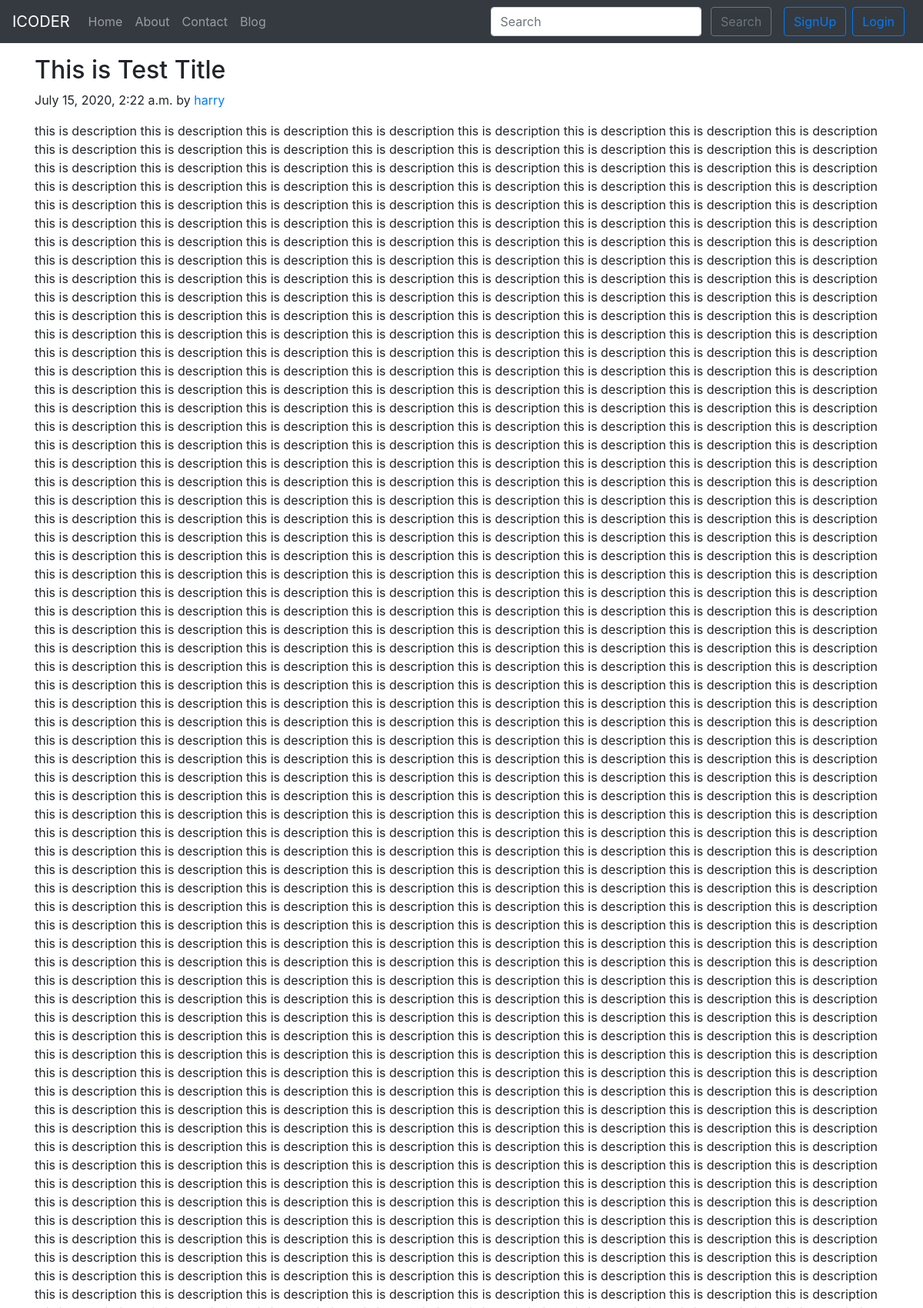
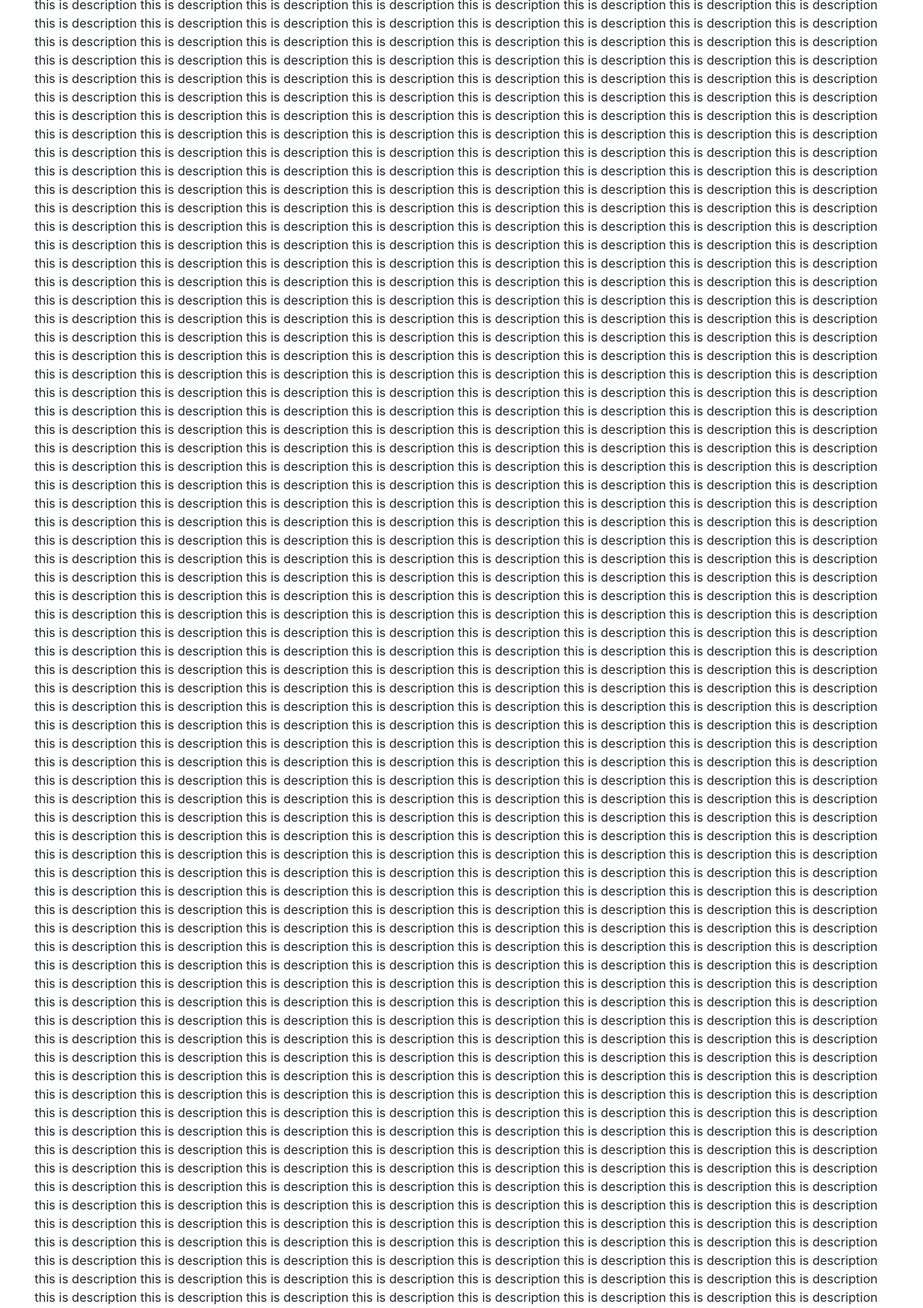
The page /blog/first-post-1 (upper part) on the database its author committed (2 pictures, top to bottom).
### blog/models.py (models this page shows, shortened)
class Post(models.Model):
    sno = models.AutoField(primary_key=True)
    title = models.CharField(max_length=80)
    author = models.CharField(max_length=20)
    slug = models.CharField(max_length=120)
    content = models.TextField()
    timeStamp = models.DateTimeField(blank=True)

### blog/views.py (the view)
# urls.py: path('<str:slug>', views.blogPost, name='blogPost'),
def blogPost(request, slug):
    post = Post.objects.filter(slug=slug).first()
    context = {'post': post}
    return render(request, 'blog/blogPost.html', context)

### templates/blog/blogPost.html (shortened to what this page needs)
{% extends 'base.html' %}
{% block body %}
<div class="container my-3">
  <div class="blog-post">
    <h2 class="blog-post-title">{{post.title}}</h2>
    <p class="blog-post-meta">{{post.timeStamp}} by <a href="/about">{{post.author}}</a></p>
    <p>{{post.content}}</p>
  </div>
</div>
{% endblock body %}

### rows shown on the page
Post: title "This is Test Title", timeStamp "July 15, 2020, 2:22 a.m.", author "harry"
